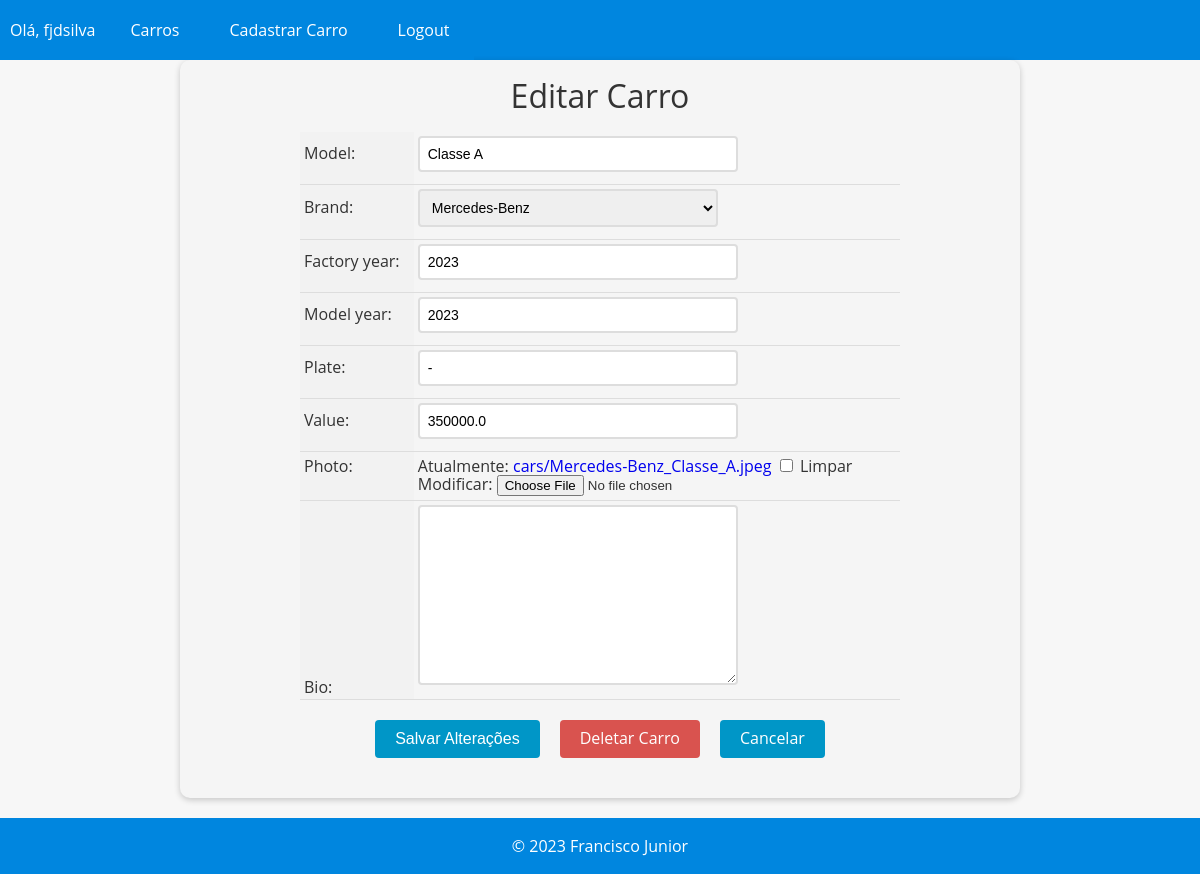
The app's page /car/18/update/ (signed in), older data.
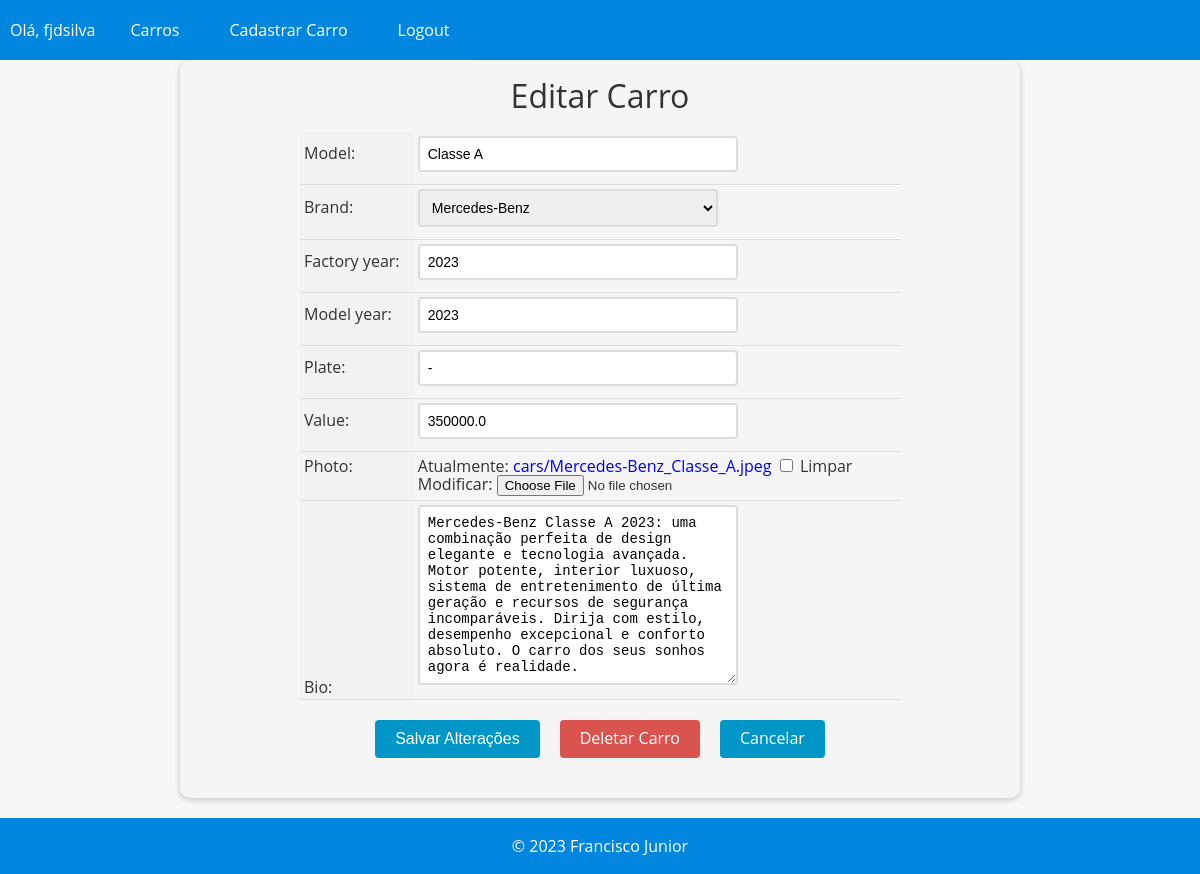
The same page, newer data.
### cars/models.py (models this page shows, shortened)
class Car(models.Model):
    id = models.AutoField(primary_key=True)
    model = models.CharField(max_length=200, blank=False, null=False)
    brand = models.ForeignKey(Brand, on_delete=models.PROTECT,
                              related_name='car_brand')
    factory_year = models.IntegerField(blank=True, null=True)
    model_year = models.IntegerField(blank=True, null=True)
    plate = models.CharField(max_length=10, blank=True, null=True)
    value = models.FloatField(blank=True, null=True)
    photo = models.ImageField(upload_to='cars/', blank=True, null=True)
    bio = models.TextField(blank=True, null=True)

class Brand(models.Model):
    id = models.AutoField(primary_key=True)
    name = models.CharField(max_length=200, blank=False, null=False)
    def __str__(self):
        return self.name

### cars/views.py (the view, shortened to what this page needs)
# urls.py: path('car/<int:pk>/update/', CarUpdateView.as_view(), name='car_update'),
@method_decorator(login_required(login_url='login'), name='dispatch')
class CarUpdateView(UpdateView):
    model = Car
    form_class = CarModelForm
    template_name = 'car_update.html'

### cars/forms.py (shortened to what this page needs)
class CarModelForm(forms.ModelForm):
    class Meta:
        model = Car
        fields = '__all__'

### cars/templates/car_update.html (shortened to what this page needs)
{% extends "base.html" %}
{% block content %}
  <form method="post" enctype="multipart/form-data">
    <h1>Editar Carro</h1>
    <table>
      {{ form.as_table }}
    </table>
    <div>
      <div class="buttons-container">
        <input type="submit" value="Salvar Alterações" class="btn btn-primary">
        <a href="{% url 'car_delete' pk=object.pk %}" class="btn btn-danger">Deletar Carro</a>
        <a href="{% url 'cars_list' %}" class="btn btn-secondary">Cancelar</a>
      </div>
    </div>
  </form>
{% endblock %}

Row changes from the older to the newer data that the page shows:
changed Car "Classe A": bio (not shown) → "Mercedes-Benz Classe A 2023: uma combinação perfeita de design elegante e tecnologia avançada. Motor potente, interior luxuoso, sistema de entretenimento de última geração e recursos de segurança incomparáveis. Dirija com estilo, desempenho excepcional e conforto absoluto. O carro dos seus sonhos agora é realidade."
